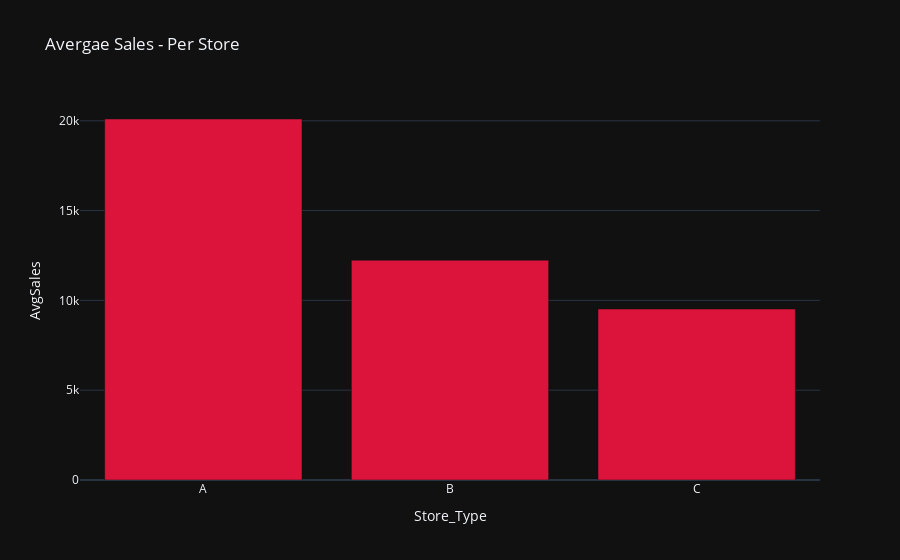

The cell this chart's notebook holds for it:
### Code cell
store_sale = sale.merge(store ,on = 'Store',how='inner').merge(feature,)
avgweeklysales = store_sale.groupby('Type')['Weekly_Sales'].mean().to_dict()
df = pd.DataFrame(list(avgweeklysales.items()), columns=['Store_Type', 'AvgSales'])

fig = px.bar(df, 
             x="Store_Type", 
             y="AvgSales",  
             title="Avergae Sales - Per Store",
             color_discrete_sequence=["#DC143C"], template='plotly_dark')
fig.show()

### Figure 1 — Plotly figure (JSON) as saved in the notebook; plotly's stock layout.template omitted (floating-point values rounded to 4 significant figures)
{"data": [{"alignmentgroup": "True", "hovertemplate": "Store_Type=%{x}<br>AvgSales=%{y}<extra></extra>", "legendgroup": "", "marker": {"color": "#DC143C", "pattern": {"shape": ""}}, "name": "", "offsetgroup": "", "orientation": "v", "showlegend": false, "textposition": "auto", "type": "bar", "x": ["A", "B", "C"], "xaxis": "x", "y": [20100.0, 12240.0, 9520.0], "yaxis": "y"}], "layout": {"barmode": "relative", "legend": {"tracegroupgap": 0}, "title": {"text": "Avergae Sales - Per Store"}, "xaxis": {"anchor": "y", "domain": [0, 1], "title": {"text": "Store_Type"}}, "yaxis": {"anchor": "x", "domain": [0, 1], "title": {"text": "AvgSales"}}}}
